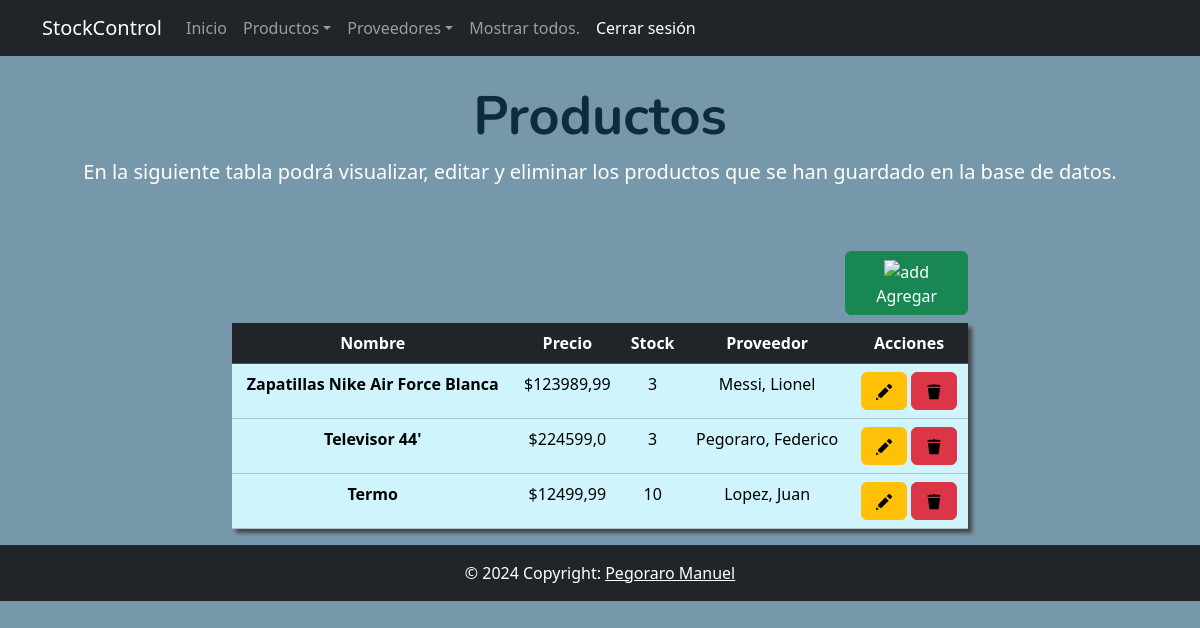
/productos/ (signed in), run on an earlier commit of the app's database.
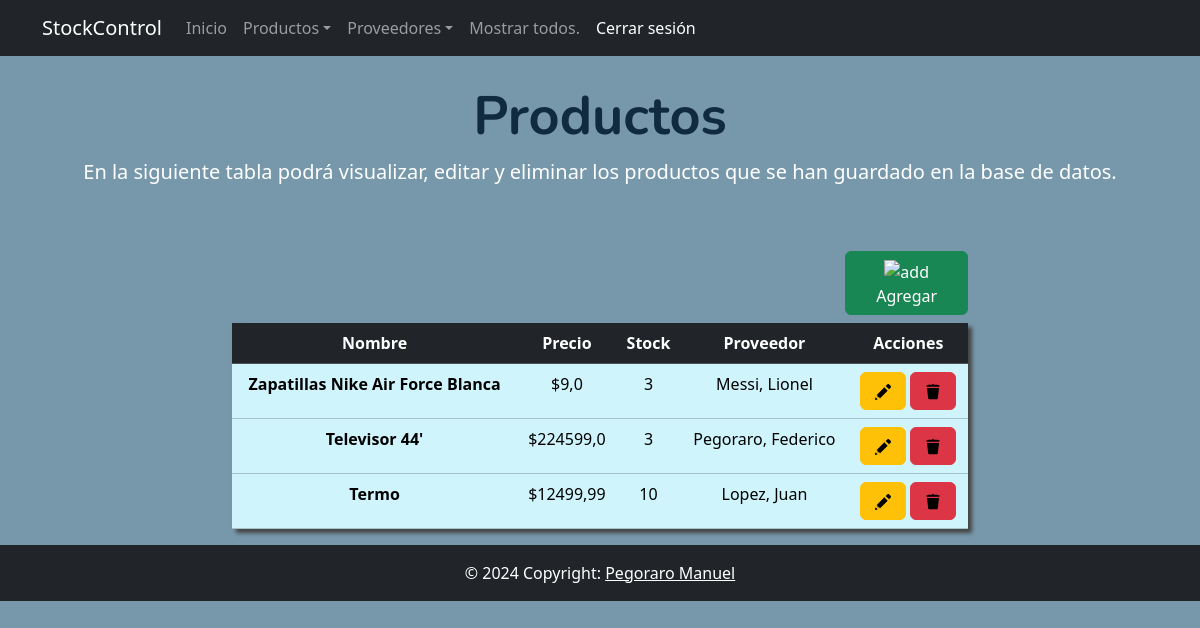
And on a later commit of the database.
### compra/models.py (models this page shows, shortened)
class Producto(models.Model):
    nombre = models.CharField(max_length=50)
    precio = models.FloatField()
    stock_actual = models.PositiveIntegerField()
    proveedor = models.ForeignKey(Proveedor, on_delete=models.CASCADE)
    class Meta:
        verbose_name = 'Producto'
        verbose_name_plural = 'Productos'

class Proveedor(models.Model):
    nombre = models.CharField(max_length=50)
    apellido = models.CharField(max_length=50)
    dni = models.IntegerField()
    class Meta:
        verbose_name = 'Proveedor'
        verbose_name_plural = 'Proveedores'

### compra/views.py (the view)
# urls.py: path('productos/', views.listar_productos, name='listar_productos'),
@login_required
def listar_productos(request):
    productos = Producto.objects.all()
    return render(request, 'mostrar_productos.html', {'productos': productos})

### templates/mostrar_productos.html (shortened to what this page needs)
{% extends 'base.html' %}
{% load static %}
{% block contenido %}
<main class="container">
    <div class="row rellenar">
        <div class="col-12">
            <div class="titulo">
                Productos
            </div>
        </div>
        <div class="col-12">
            <p class="eslogan">
                En la siguiente tabla podrá visualizar, editar y eliminar los productos que se han guardado en la base de datos.
            </p>
        </div>
        <div class="col-8 offset-2 mt-5">
            <div class="col-2 offset-10 mb-2">
                <a href="{% url 'agregar_producto' %}" class="btn btn-success btn-agregar">
                    <img width="26" height="26" src="https://img.icons8.com/sf-black/64/add.png" alt="add"/>
                    Agregar
                </a>
            </div>
            <table class="table table-dark tabla-estilo text-center">
                <thead>
                    <tr>
                        <th scope="col">Nombre</th>
                        <th scope="col">Precio</th>
                        <th scope="col">Stock</th>
                        <th scope="col">Proveedor</th>
                        <th scope="col">Acciones</th>
                    </tr>
                </thead>
                <tbody>
{% for p in productos %}
                    <tr>
                    <th class="table-info" scope="row">{{p.nombre}}</th>
                    <td class="table-info">${{p.precio}}</td>
                    <td class="table-info">{{p.stock_actual}}</td>
                    <td class="table-info">{{p.proveedor.apellido}}, {{p.proveedor.nombre}} </td>
                    <td class="table-info">
                        <a class="btn btn-warning" href="{% url 'detalle_producto' p.id %}" role="button"></a>
                        <a class="btn btn-danger" role="button" href="{% url 'eliminar_producto' p.id %}"></a>
                    </td>
                </tr>
{% endfor %}
                </tbody>
            </table>
        </div>
    </div>
</main>
{% endblock contenido %}

### templates/base.html (shortened to what this page needs)
{% load static %}
<!doctype html>
<html lang="es">
    <head>
        <link
            href="https://cdn.jsdelivr.net/npm/bootstrap@5.3.2/dist/css/bootstrap.min.css"
            rel="stylesheet"
        />
        <link rel="stylesheet" href="{% static '/css/style.css' %}">
    </head>
    <body class="fondo">
        <header>
            <nav class="navbar navbar-expand-lg navbar-dark bg-dark">
                <div class="container">
                    <a class="navbar-brand" href="{% url 'home' %}">StockControl</a>
                    <div class="collapse navbar-collapse" id="navbarNavAltMarkup">
                        <div class="navbar-nav">
                            {% if user.is_authenticated %}
                            <a class="nav-link" href="{% url 'home' %}">Inicio</a>
                            <li class="nav-item dropdown">
                                <a class="nav-link dropdown-toggle" href="#" role="button" data-bs-toggle="dropdown">Productos</a>
                            </li>
                            <li class="nav-item dropdown">
                                <a class="nav-link dropdown-toggle" href="#" role="button" data-bs-toggle="dropdown">Proveedores</a>
                            </li>
                            <a class="nav-link" href="{% url 'listar_todos' %}">Mostrar todos.</a>
                            <a class="nav-link active" href="{% url 'logout' %}">Cerrar sesión</a>
                            {% else %}
                            <a class="nav-link active" href="{% url 'login' %}" >Iniciar sesión</a>
                            <a class="nav-link active" href="{% url 'signup' %}">Crear Cuenta</a>
                            {% endif %}
                        </div>
                    </div>
                </div>
            </nav>
        </header>
        <main>
            {% block contenido %}            {% endblock contenido %}
        </main>
        <footer class="bg-body-tertiary text-center text-lg-start">
            <div class="text-center p-3" style="background-color: #212529; color: #fff;">
                © 2024 Copyright:
                <a class="text-body" style="color: #fff !important;" target="_blank" href="https://instagram.com/pegoraro.manuell">Pegoraro Manuel</a>
            </div>
        </footer>
    </body>
</html>

### static/css/style.css (style rules this page uses)
.titulo { margin-top: 20px; font-family: "Nunito", sans-serif; color: #102b3f; font-weight: bold; text-align: center; font-size: 54px; }
.eslogan { font-size: 20px; text-align: center; color: #fff; }
.fondo { background-color: #7798ab; }
.tabla-estilo { box-shadow: 4px 4px 4px #444; }

What changed in the data, as far as the page shows it:
changed Producto "Zapatillas Nike Air Force Blanca": precio "123989,99" → "9,0"
